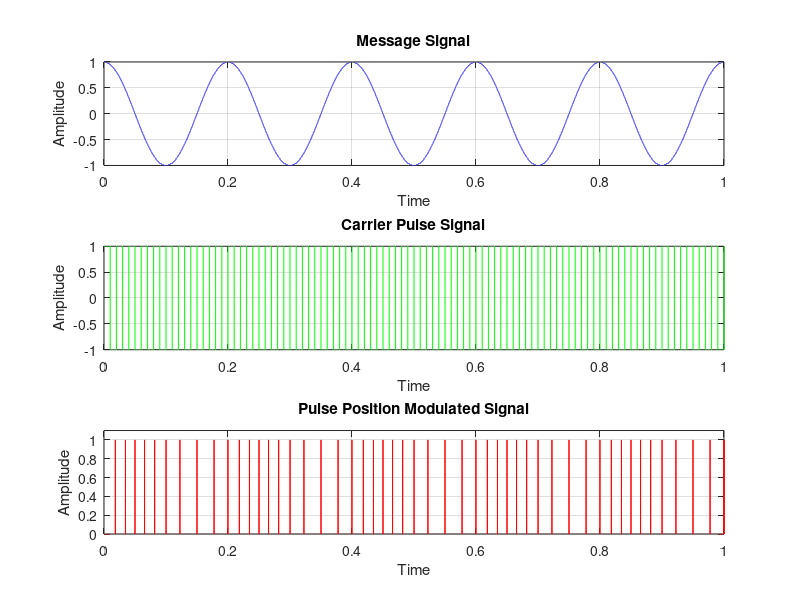

MATLAB code to generate this figure:
% Clear The Workspace

clc;
clearvars;


% Load Signal Package For Octave (Not Neccessary For MATLAB)

pkg load signal;


% Define Time Vector

time = 0:0.00001:1;



% Generating Message Signal

message_amplitude = 1;
message_frequency = 5;

message_signal = message_amplitude .* cos(2 * pi * message_frequency * time);


% Generating Carrier Sawtooth Signal

pulse_frequency = 50;
pulse_angle = 2 * pi * pulse_frequency * time;

carrier_signal = square(pulse_angle) % Generating Square Wave As Carrier


% Generating Pulse Width Modulation Signal

s_tooth = 1.01 * message_amplitude .* sawtooth(pulse_angle);

ppm_signal = [];

for i = 1:length(s_tooth)
  if (message_signal(i) >= s_tooth(i))
    ppm_signal(i) = 1;
  else
    ppm_signal(i) = 0;
  end
  
end

for i = 1:(length(s_tooth) - 1)
  if (ppm_signal(i) == 1 && ppm_signal(i + 1) == 0)
    ppm_signal(i) = 1;
  else
    ppm_signal(i) = 0;
  end
  
 end


% Ploting Signals

subplot(3, 1, 1);
plot(time, message_signal, 'b');
title('Message Signal');
xlabel('Time');
ylabel('Amplitude');
xlim([0, 1]);
grid on;

subplot(3, 1, 2);
plot(time, carrier_signal, 'g');
title('Carrier Pulse Signal');
xlabel('Time');
ylabel('Amplitude');
xlim([0, 1]);
grid on;

subplot(3, 1, 3);
plot(time, ppm_signal, 'r');
title('Pulse Position Modulated Signal');
xlabel('Time');
ylabel('Amplitude');
axis([0 1 0 1.1]);
grid on;



